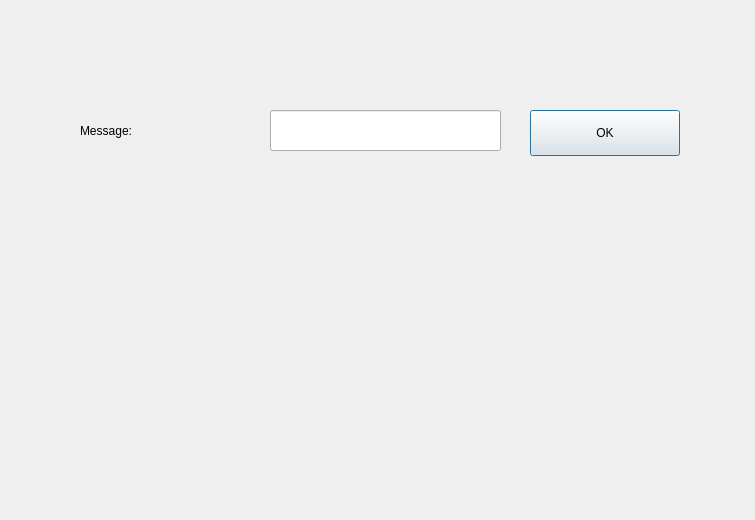
<?xml version="1.0" encoding="UTF-8"?>
<ui version="4.0">
 <class>Dialog</class>
 <widget class="QDialog" name="Dialog">
  <property name="geometry">
   <rect>
    <x>0</x>
    <y>0</y>
    <width>755</width>
    <height>520</height>
   </rect>
  </property>
  <property name="windowTitle">
   <string>Dialog</string>
  </property>
  <widget class="QPushButton" name="pushButton">
   <property name="geometry">
    <rect>
     <x>530</x>
     <y>110</y>
     <width>150</width>
     <height>46</height>
    </rect>
   </property>
   <property name="text">
    <string>OK</string>
   </property>
  </widget>
  <widget class="QLineEdit" name="input_edit">
   <property name="geometry">
    <rect>
     <x>270</x>
     <y>110</y>
     <width>231</width>
     <height>41</height>
    </rect>
   </property>
  </widget>
  <widget class="QLabel" name="input_label">
   <property name="geometry">
    <rect>
     <x>80</x>
     <y>110</y>
     <width>151</width>
     <height>41</height>
    </rect>
   </property>
   <property name="text">
    <string>Message:</string>
   </property>
  </widget>
  <widget class="QLabel" name="output_label">
   <property name="geometry">
    <rect>
     <x>60</x>
     <y>220</y>
     <width>641</width>
     <height>241</height>
    </rect>
   </property>
   <property name="font">
    <font>
     <pointsize>14</pointsize>
    </font>
   </property>
   <property name="text">
    <string/>
   </property>
  </widget>
 </widget>
 <resources/>
 <connections>
  <connection>
   <sender>pushButton</sender>
   <signal>clicked()</signal>
   <receiver>pushButton</receiver>
   <slot>click()</slot>
   <hints>
    <hint type="sourcelabel">
     <x>601</x>
     <y>129</y>
    </hint>
    <hint type="destinationlabel">
     <x>601</x>
     <y>129</y>
    </hint>
   </hints>
  </connection>
 </connections>
</ui>
